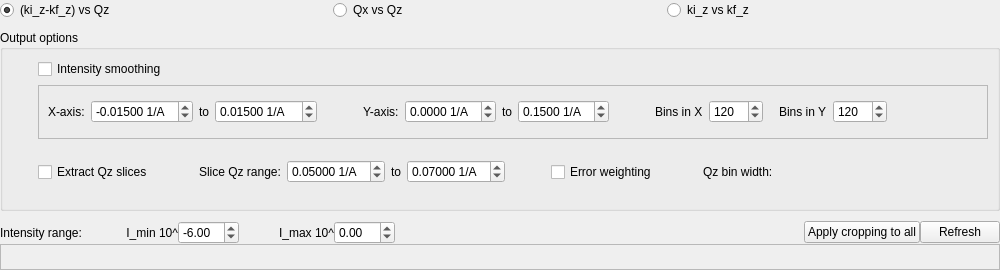
       <widget class="QWidget" name="OffSpec_Tab">
        <attribute name="title">
         <string>Off-Specular</string>
        </attribute>
        <attribute name="toolTip">
         <string>Off-Specular scattering intensity preview for all files in the reduction list</string>
        </attribute>
        <layout class="QGridLayout" name="gridLayout_5">
         <property name="margin">
          <number>0</number>
         </property>
         <property name="spacing">
          <number>0</number>
         </property>
         <item row="1" column="0" colspan="2">
          <layout class="QHBoxLayout" name="horizontalLayout_9">
           <item>
            <widget class="QLabel" name="label_14">
             <property name="text">
              <string>Intensity range: </string>
             </property>
            </widget>
           </item>
           <item>
            <spacer name="horizontalSpacer_5">
             <property name="orientation">
              <enum>Qt::Horizontal</enum>
             </property>
             <property name="sizeType">
              <enum>QSizePolicy::Fixed</enum>
             </property>
             <property name="sizeHint" stdset="0">
              <size>
               <width>40</width>
               <height>20</height>
              </size>
             </property>
            </spacer>
           </item>
           <item>
            <widget class="QLabel" name="label_21">
             <property name="text">
              <string>I_min 10^</string>
             </property>
             <property name="alignment">
              <set>Qt::AlignRight|Qt::AlignTrailing|Qt::AlignVCenter</set>
             </property>
            </widget>
           </item>
           <item>
            <widget class="QDoubleSpinBox" name="offspecImin">
             <property name="decimals">
              <number>2</number>
             </property>
             <property name="minimum">
              <double>-20.000000000000000</double>
             </property>
             <property name="maximum">
              <double>2.000000000000000</double>
             </property>
             <property name="singleStep">
              <double>0.250000000000000</double>
             </property>
             <property name="value">
              <double>-6.000000000000000</double>
             </property>
            </widget>
           </item>
           <item>
            <spacer name="horizontalSpacer_3">
             <property name="orientation">
              <enum>Qt::Horizontal</enum>
             </property>
             <property name="sizeType">
              <enum>QSizePolicy::Fixed</enum>
             </property>
             <property name="sizeHint" stdset="0">
              <size>
               <width>40</width>
               <height>20</height>
              </size>
             </property>
            </spacer>
           </item>
           <item>
            <widget class="QLabel" name="label_22">
             <property name="text">
              <string>I_max 10^</string>
             </property>
             <property name="alignment">
              <set>Qt::AlignRight|Qt::AlignTrailing|Qt::AlignVCenter</set>
             </property>
            </widget>
           </item>
           <item>
            <widget class="QDoubleSpinBox" name="offspecImax">
             <property name="minimum">
              <double>-10.000000000000000</double>
             </property>
             <property name="maximum">
              <double>10.000000000000000</double>
             </property>
             <property name="singleStep">
              <double>0.250000000000000</double>
             </property>
            </widget>
           </item>
           <item>
            <spacer name="horizontalSpacer_4">
             <property name="orientation">
              <enum>Qt::Horizontal</enum>
             </property>
             <property name="sizeHint" stdset="0">
              <size>
               <width>40</width>
               <height>20</height>
              </size>
             </property>
            </spacer>
           </item>
           <item>
            <widget class="QPushButton" name="apply_offspec_crop_button">
             <property name="toolTip">
              <string>Use zooming region from the first cross-section and apply to all other plots.</string>
             </property>
             <property name="text">
              <string>Apply cropping to all</string>
             </property>
            </widget>
           </item>
           <item>
            <widget class="QPushButton" name="refresh_offspec_button">
             <property name="sizePolicy">
              <sizepolicy hsizetype="Fixed" vsizetype="Fixed">
               <horstretch>0</horstretch>
               <verstretch>0</verstretch>
              </sizepolicy>
             </property>
             <property name="toolTip">
              <string>Recalculate the offspecular data</string>
             </property>
             <property name="statusTip">
              <string>Recalculate the offspecular data</string>
             </property>
             <property name="text">
              <string>Refresh</string>
             </property>
            </widget>
           </item>
          </layout>
         </item>
         <item row="0" column="0" colspan="2">
          <layout class="QVBoxLayout" name="verticalLayout_10">
           <property name="bottomMargin">
            <number>10</number>
           </property>
           <item>
            <layout class="QHBoxLayout" name="horizontalLayout_8">
             <property name="bottomMargin">
              <number>10</number>
             </property>
             <item>
              <widget class="QRadioButton" name="kizmkfzVSqz">
               <property name="text">
                <string>(ki_z-kf_z) vs Qz</string>
               </property>
               <property name="checked">
                <bool>true</bool>
               </property>
              </widget>
             </item>
             <item>
              <widget class="QRadioButton" name="qxVSqz">
               <property name="text">
                <string>Qx vs Qz</string>
               </property>
              </widget>
             </item>
             <item>
              <widget class="QRadioButton" name="kizVSkfz">
               <property name="text">
                <string>ki_z vs kf_z</string>
               </property>
              </widget>
             </item>
            </layout>
           </item>
           <item>
            <widget class="QGroupBox" name="groupBox">
             <property name="sizePolicy">
              <sizepolicy hsizetype="Preferred" vsizetype="Preferred">
               <horstretch>0</horstretch>
               <verstretch>1</verstretch>
              </sizepolicy>
             </property>
             <property name="minimumSize">
              <size>
               <width>1000</width>
               <height>181</height>
              </size>
             </property>
             <property name="title">
              <string>Output options</string>
             </property>
             <property name="flat">
              <bool>false</bool>
             </property>
             <layout class="QVBoxLayout" name="verticalLayout_18">
              <property name="leftMargin">
               <number>35</number>
              </property>
              <property name="topMargin">
               <number>9</number>
              </property>
              <item>
               <layout class="QHBoxLayout" name="horizontalLayout_17">
                <property name="bottomMargin">
                 <number>0</number>
                </property>
                <item>
                 <widget class="QCheckBox" name="offspec_smooth_checkbox">
                  <property name="toolTip">
                   <string>Check box to apply smoothing algorithm to the intensity</string>
                  </property>
                  <property name="text">
                   <string>Intensity smoothing</string>
                  </property>
                 </widget>
                </item>
                <item>
                 <spacer name="horizontalSpacer_11">
                  <property name="orientation">
                   <enum>Qt::Horizontal</enum>
                  </property>
                  <property name="sizeHint" stdset="0">
                   <size>
                    <width>40</width>
                    <height>20</height>
                   </size>
                  </property>
                 </spacer>
                </item>
               </layout>
              </item>
              <item>
               <widget class="QFrame" name="binning_frame">
                <property name="frameShape">
                 <enum>QFrame::StyledPanel</enum>
                </property>
                <property name="frameShadow">
                 <enum>QFrame::Raised</enum>
                </property>
                <layout class="QVBoxLayout" name="verticalLayout_20">
                 <item>
                  <layout class="QHBoxLayout" name="offspec_binning_layout">
                   <item>
                    <widget class="QLabel" name="label_36">
                     <property name="text">
                      <string>X-axis:</string>
                     </property>
                    </widget>
                   </item>
                   <item>
                    <widget class="QDoubleSpinBox" name="offspec_x_min_spinbox">
                     <property name="minimumSize">
                      <size>
                       <width>0</width>
                       <height>0</height>
                      </size>
                     </property>
                     <property name="toolTip">
                      <string>Minimum X-value of the rebinned output data</string>
                     </property>
                     <property name="suffix">
                      <string> 1/A</string>
                     </property>
                     <property name="decimals">
                      <number>5</number>
                     </property>
                     <property name="minimum">
                      <double>-10.000000000000000</double>
                     </property>
                     <property name="maximum">
                      <double>10.000000000000000</double>
                     </property>
                     <property name="singleStep">
                      <double>0.005000000000000</double>
                     </property>
                     <property name="value">
                      <double>-0.015000000000000</double>
                     </property>
                    </widget>
                   </item>
                   <item>
                    <widget class="QLabel" name="label_41">
                     <property name="text">
                      <string>to</string>
                     </property>
                    </widget>
                   </item>
                   <item>
                    <widget class="QDoubleSpinBox" name="offspec_x_max_spinbox">
                     <property name="minimumSize">
                      <size>
                       <width>0</width>
                       <height>0</height>
                      </size>
                     </property>
                     <property name="toolTip">
                      <string>Maximum X-value of the rebinned output data</string>
                     </property>
                     <property name="suffix">
                      <string> 1/A</string>
                     </property>
                     <property name="decimals">
                      <number>5</number>
                     </property>
                     <property name="minimum">
                      <double>-10.000000000000000</double>
                     </property>
                     <property name="maximum">
                      <double>10.000000000000000</double>
                     </property>
                     <property name="singleStep">
                      <double>0.005000000000000</double>
                     </property>
                     <property name="value">
                      <double>0.015000000000000</double>
                     </property>
                    </widget>
                   </item>
                   <item>
                    <spacer name="horizontalSpacer_10">
                     <property name="orientation">
                      <enum>Qt::Horizontal</enum>
                     </property>
                     <property name="sizeType">
                      <enum>QSizePolicy::Fixed</enum>
                     </property>
                     <property name="sizeHint" stdset="0">
                      <size>
                       <width>40</width>
                       <height>20</height>
                      </size>
                     </property>
                    </spacer>
                   </item>
                   <item>
                    <widget class="QLabel" name="label_42">
                     <property name="text">
                      <string>Y-axis:</string>
                     </property>
                    </widget>
                   </item>
                   <item>
                    <widget class="QDoubleSpinBox" name="offspec_y_min_spinbox">
                     <property name="minimumSize">
                      <size>
                       <width>0</width>
                       <height>0</height>
                      </size>
                     </property>
                     <property name="toolTip">
                      <string>Minimum Y-value of the rebinned output data</string>
                     </property>
                     <property name="suffix">
                      <string> 1/A</string>
                     </property>
                     <property name="decimals">
                      <number>4</number>
                     </property>
                     <property name="minimum">
                      <double>-1.000000000000000</double>
                     </property>
                     <property name="maximum">
                      <double>10.000000000000000</double>
                     </property>
                     <property name="singleStep">
                      <double>0.010000000000000</double>
                     </property>
                    </widget>
                   </item>
                   <item>
                    <widget class="QLabel" name="label_43">
                     <property name="text">
                      <string>to</string>
                     </property>
                    </widget>
                   </item>
                   <item>
                    <widget class="QDoubleSpinBox" name="offspec_y_max_spinbox">
                     <property name="minimumSize">
                      <size>
                       <width>0</width>
                       <height>0</height>
                      </size>
                     </property>
                     <property name="toolTip">
                      <string>Maximum Y-value of the rebinned output data</string>
                     </property>
                     <property name="suffix">
                      <string> 1/A</string>
                     </property>
                     <property name="decimals">
                      <number>4</number>
                     </property>
                     <property name="minimum">
                      <double>-1.000000000000000</double>
                     </property>
                     <property name="maximum">
                      <double>10.000000000000000</double>
                     </property>
                     <property name="singleStep">
                      <double>0.010000000000000</double>
                     </property>
                     <property name="value">
                      <double>0.150000000000000</double>
                     </property>
                    </widget>
                   </item>
                   <item>
                    <spacer name="horizontalSpacer_8">
                     <property name="orientation">
                      <enum>Qt::Horizontal</enum>
                     </property>
                     <property name="sizeType">
                      <enum>QSizePolicy::Fixed</enum>
                     </property>
                     <property name="sizeHint" stdset="0">
                      <size>
                       <width>40</width>
                       <height>20</height>
                      </size>
                     </property>
                    </spacer>
                   </item>
                   <item>
                    <widget class="QLabel" name="offspec_rebin_x_bins_label">
                     <property name="text">
                      <string>Bins in X</string>
                     </property>
                    </widget>
                   </item>
                   <item>
                    <widget class="QSpinBox" name="offspec_rebin_x_bins_spinbox">
                     <property name="minimumSize">
                      <size>
                       <width>0</width>
                       <height>0</height>
                      </size>
                     </property>
                     <property name="toolTip">
                      <string>Enter the number of bins in X</string>
                     </property>
                     <property name="minimum">
                      <number>1</number>
                     </property>
                     <property name="maximum">
                      <number>1000</number>
                     </property>
                     <property name="singleStep">
                      <number>10</number>
                     </property>
                     <property name="value">
                      <number>120</number>
                     </property>
                    </widget>
                   </item>
                   <item>
                    <spacer name="horizontalSpacer_9">
                     <property name="orientation">
                      <enum>Qt::Horizontal</enum>
                     </property>
                     <property name="sizeType">
                      <enum>QSizePolicy::Fixed</enum>
                     </property>
                     <property name="sizeHint" stdset="0">
                      <size>
                       <width>10</width>
                       <height>20</height>
                      </size>
                     </property>
                    </spacer>
                   </item>
                   <item>
                    <widget class="QLabel" name="offspec_rebin_y_bins_label">
                     <property name="toolTip">
                      <string/>
                     </property>
                     <property name="text">
                      <string>Bins in Y</string>
                     </property>
                    </widget>
                   </item>
                   <item>
                    <widget class="QSpinBox" name="offspec_rebin_y_bins_spinbox">
                     <property name="minimumSize">
                      <size>
                       <width>0</width>
                       <height>0</height>
                      </size>
                     </property>
                     <property name="toolTip">
                      <string>Enter the number of bins in Y</string>
                     </property>
                     <property name="minimum">
                      <number>1</number>
                     </property>
                     <property name="maximum">
                      <number>1000</number>
                     </property>
                     <property name="singleStep">
                      <number>10</number>
                     </property>
                     <property name="value">
                      <number>120</number>
                     </property>
                    </widget>
                   </item>
                   <item>
                    <spacer name="horizontalSpacer_19">
                     <property name="orientation">
                      <enum>Qt::Horizontal</enum>
                     </property>
                     <property name="sizeHint" stdset="0">
                      <size>
                       <width>40</width>
                       <height>20</height>
                      </size>
                     </property>
                    </spacer>
                   </item>
                  </layout>
                 </item>
                </layout>
               </widget>
              </item>
              <item>
               <layout class="QHBoxLayout" name="offspec_slices_layout">
                <item>
                 <widget class="QCheckBox" name="offspec_slice_checkbox">
                  <property name="toolTip">
                   <string>Check to extract slices at the specified Y-values (Qz or kf_z)</string>
                  </property>
                  <property name="text">
                   <string>Extract Qz slices</string>
                  </property>
                 </widget>
                </item>
                <item>
                 <spacer name="horizontalSpacer_7">
                  <property name="orientation">
                   <enum>Qt::Horizontal</enum>
                  </property>
                  <property name="sizeType">
                   <enum>QSizePolicy::Fixed</enum>
                  </property>
                  <property name="sizeHint" stdset="0">
                   <size>
                    <width>40</width>
                    <height>20</height>
                   </size>
                  </property>
                 </spacer>
                </item>
                <item>
                 <widget class="QLabel" name="label_24">
                  <property name="text">
                   <string>Slice Qz range:</string>
                  </property>
                 </widget>
                </item>
                <item>
                 <widget class="QDoubleSpinBox" name="slice_qz_min_spinbox">
                  <property name="suffix">
                   <string> 1/A</string>
                  </property>
                  <property name="decimals">
                   <number>5</number>
                  </property>
                  <property name="minimum">
                   <double>-1.000000000000000</double>
                  </property>
                  <property name="maximum">
                   <double>10.000000000000000</double>
                  </property>
                  <property name="singleStep">
                   <double>0.005000000000000</double>
                  </property>
                  <property name="value">
                   <double>0.050000000000000</double>
                  </property>
                 </widget>
                </item>
                <item>
                 <widget class="QLabel" name="label_40">
                  <property name="text">
                   <string>to</string>
                  </property>
                 </widget>
                </item>
                <item>
                 <widget class="QDoubleSpinBox" name="slice_qz_max_spinbox">
                  <property name="suffix">
                   <string> 1/A</string>
                  </property>
                  <property name="decimals">
                   <number>5</number>
                  </property>
                  <property name="minimum">
                   <double>-1.000000000000000</double>
                  </property>
                  <property name="maximum">
                   <double>10.000000000000000</double>
                  </property>
                  <property name="singleStep">
                   <double>0.005000000000000</double>
                  </property>
                  <property name="value">
                   <double>0.070000000000000</double>
                  </property>
                 </widget>
                </item>
                <item>
                 <spacer name="horizontalSpacer_6">
                  <property name="orientation">
                   <enum>Qt::Horizontal</enum>
                  </property>
                  <property name="sizeType">
                   <enum>QSizePolicy::Fixed</enum>
                  </property>
                  <property name="sizeHint" stdset="0">
                   <size>
                    <width>40</width>
                    <height>20</height>
                   </size>
                  </property>
                 </spacer>
                </item>
                <item>
                 <widget class="QCheckBox" name="offspec_err_weight_checkbox">
                  <property name="toolTip">
                   <string>Check to use an error weighted average when binning the data, otherwise a simple average will be used</string>
                  </property>
                  <property name="text">
                   <string>Error weighting</string>
                  </property>
                  <property name="checkable">
                   <bool>true</bool>
                  </property>
                  <property name="checked">
                   <bool>false</bool>
                  </property>
                 </widget>
                </item>
                <item>
                 <spacer name="horizontalSpacer_12">
                  <property name="orientation">
                   <enum>Qt::Horizontal</enum>
                  </property>
                  <property name="sizeType">
                   <enum>QSizePolicy::Fixed</enum>
                  </property>
                  <property name="sizeHint" stdset="0">
                   <size>
                    <width>40</width>
                    <height>20</height>
                   </size>
                  </property>
                 </spacer>
                </item>
                <item>
                 <widget class="QLabel" name="label_23">
                  <property name="text">
                   <string>Qz bin width:</string>
                  </property>
                 </widget>
                </item>
                <item>
                 <widget class="QLabel" name="offspec_qz_bin_width_label">
                  <property name="text">
                   <string/>
                  </property>
                 </widget>
                </item>
                <item>
                 <spacer name="horizontalSpacer_13">
                  <property name="orientation">
                   <enum>Qt::Horizontal</enum>
                  </property>
                  <property name="sizeHint" stdset="0">
                   <size>
                    <width>40</width>
                    <height>20</height>
                   </size>
                  </property>
                 </spacer>
                </item>
               </layout>
              </item>
             </layout>
            </widget>
           </item>
          </layout>
         </item>
         <item row="2" column="0">
          <widget class="QFrame" name="frame_3">
           <property name="sizePolicy">
            <sizepolicy hsizetype="Expanding" vsizetype="Expanding">
             <horstretch>0</horstretch>
             <verstretch>0</verstretch>
            </sizepolicy>
           </property>
           <property name="frameShape">
            <enum>QFrame::StyledPanel</enum>
           </property>
           <property name="frameShadow">
            <enum>QFrame::Raised</enum>
           </property>
           <layout class="QGridLayout" name="gridLayout_12">
            <item row="0" column="0">
             <widget class="MPLWidget" name="offspec_pp" native="true"/>
            </item>
            <item row="1" column="1">
             <widget class="MPLWidget" name="offspec_mp" native="true"/>
            </item>
            <item row="0" column="1">
             <widget class="MPLWidget" name="offspec_mm" native="true"/>
            </item>
            <item row="1" column="0">
             <widget class="MPLWidget" name="offspec_pm" native="true"/>
            </item>
           </layout>
          </widget>
         </item>
        </layout>
       </widget>
